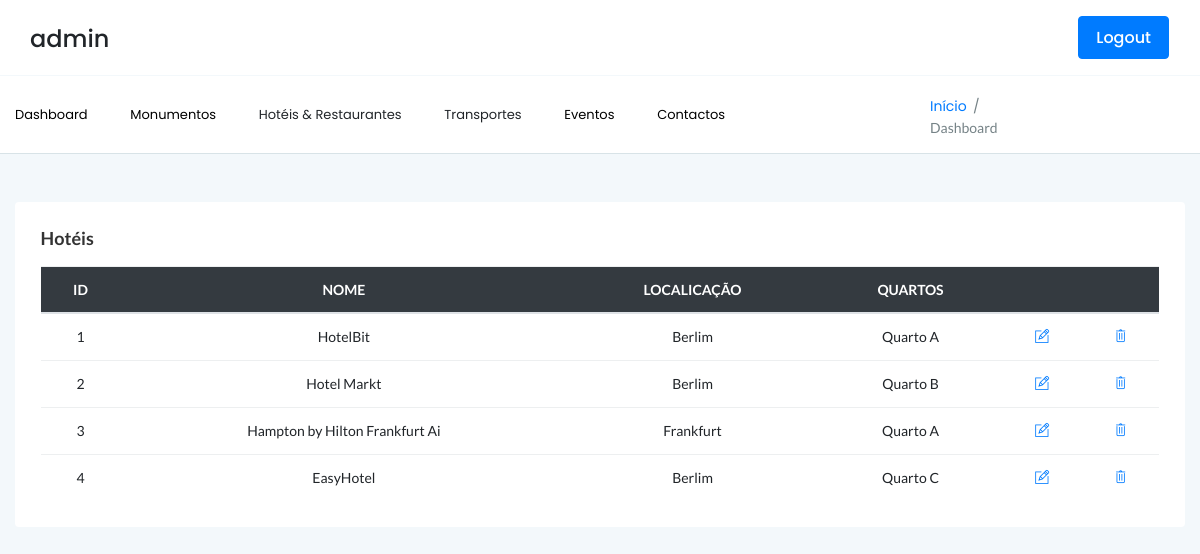
Page /dashboardHoteisList.php (signed in) on the earlier database version.
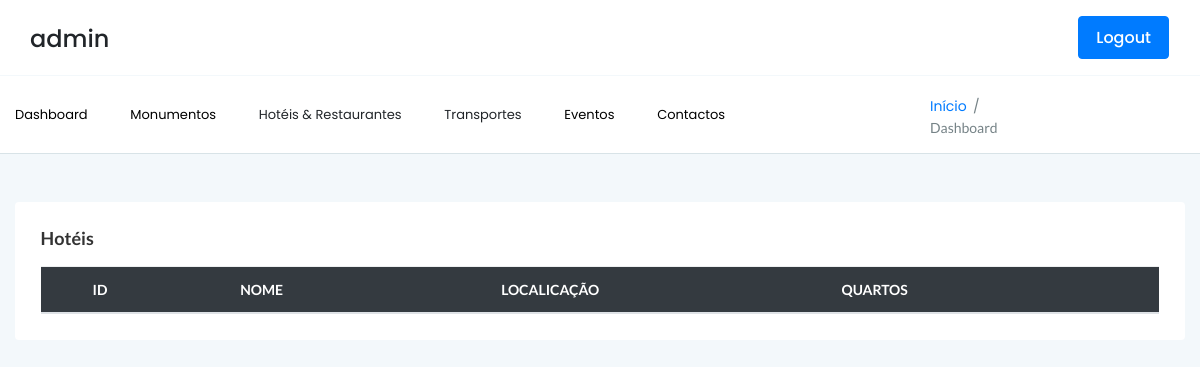
Same page on the later database version.
### tables this page shows
create table adm(
id int primary key auto_increment,
email varchar(30) not null,
nome varchar(50) not null,
pass varchar(150) not null
);

create table hotel(
id_hotel int AUTO_INCREMENT primary key,
nome varchar(30) not null,
localizacao varchar(30) not null,
quartos varchar(30) not null,
foto_hotel varchar(250) DEFAULT NULL
);

### dashboardHoteisList.php (the view, shortened to what this page needs)
<?php
require_once 'conecao.php';
$query = "SELECT * FROM hotel ORDER BY id_hotel";
$result = mysqli_query($conn, $query);
?>
<!doctype html>
<html class="no-js" lang="en">
<head>
    <link rel="stylesheet" href="assetsAdmin/css/bootstrap.min.css">
    <link rel="stylesheet" href="assetsAdmin/css/font-awesome.min.css">
    <link rel="stylesheet" href="assetsAdmin/css/themify-icons.css">
    <link rel="stylesheet" href="assetsAdmin/css/metisMenu.css">
    <link rel="stylesheet" href="assetsAdmin/css/owl.carousel.min.css">
    <link rel="stylesheet" href="assetsAdmin/css/slicknav.min.css">
    <link rel="stylesheet" href="https://www.amcharts.com/lib/3/plugins/export/export.css" type="text/css" media="all" />
    <link rel="stylesheet" href="assetsAdmin/css/typography.css">
    <link rel="stylesheet" href="assetsAdmin/css/default-css.css">
    <link rel="stylesheet" href="assetsAdmin/css/styles.css">
    <link rel="stylesheet" href="assetsAdmin/css/responsive.css">
</head>
<body class="body-bg">
    <div class="horizontal-main-wrapper">
        <?php
        require_once 'dashboardNavbar.php';
        ?>
        <div class="main-content-inner">
            <div class="container">
                <div class="row">
                    <div class="col-lg-12 mt-5">
                        <div class="card">
                            <div class="card-body">
                                <h4 class="header-title ">Hotéis</h4>
                                <div class="single-table">
                                    <div class="table-responsive">
                                        <table class="table text-center">
                                            <thead class="text-uppercase bg-dark">
                                                <tr class="text-white">
                                                    <th scope="col">ID</th>
                                                    <th scope="col">Nome</th>
                                                    <th scope="col">Localicação</th>
                                                    <th scope="col">quartos</th>
                                                    <th scope="col"></th>
                                                    <th scope="col"></th>
                                                </tr>
                                            </thead>
                                            <tbody>
                                                <?php
                                                while ($row = $result->fetch_object()) {
                                                    echo "<tr>";
                                                    echo "<td>" . $row->id_hotel . "</td><td>" . $row->nome . "</td>";
                                                    echo "<td>" . $row->localizacao . "</td><td>" . $row->quartos . "</td>";
                                                    echo "<td><a href='edithotel.php?id_hotel=$row->id_hotel' name='edit'><i class='ti-pencil-alt'></i></a></td>";
                                                    echo "<td><a href='deletehotel.php?id_hotel=$row->id_hotel' name='delete'><i class='ti-trash'></i></a></td>";
                                                    echo "</tr>";
                                                }
                                                ?>
                                            </tbody>
                                        </table>
                                    </div>
                                </div>
                            </div>
                        </div>
                    </div>
                </div>
            </div>
        </div>
    </div>
</body>
</html>

### dashboardNavbar.php (shortened to what this page needs)
<?php
require_once 'conecao.php';
$query = "SELECT nome FROM adm WHERE id";
$queryadm = mysqli_query($conn, $query);
if ($queryadm->num_rows) {
    $row = $queryadm->fetch_object();
    $adm = $row->nome;
}
?>
<div class="mainheader-area">
    <div class="container">
        <div class="row align-items-center">
            <div class="col-md-3">
                <div class="col-sm-6">
                    <div class="breadcrumbs-area clearfix">
                        <ul class="breadcrumbs pull-left">
                            <p><?php echo "<h4>".$adm."</h4>";?></p>
                        </ul>
                    </div>
                </div>
            </div>
            <div class="col-md-9 clearfix text-right">
                <div class="clearfix d-md-inline-block d-block">
                    <div class="m-3">
                        <a class="btn btn-primary" href="logout.php">
                            <h6>Logout</h6>
                        </a>
                    </div>
                </div>
            </div>
        </div>
    </div>
</div>
<div class="header-area header-bottom">
    <div class="container">
        <div class="row align-items-center">
            <div class="col-lg-9  d-none d-lg-block">
                <div class="horizontal-menu">
                    <nav>
                        <ul id="nav_menu">
                            <li>
                                <a href="dashboard.php"><span>Dashboard</span></a>
                            </li>
                            <li>
                                <a href=""><span>Monumentos</span></a>
                            </li>
                            <li>
                                <a><span>Hotéis & Restaurantes</span></a>
                            </li>
                            <li>
                                <a><span>Transportes</span></a>
                            </li>
                            <li class="mega-menu">
                                <a href=""><span>Eventos</span></a>
                            </li>
                            <li class="mega-menu">
                                <a href="dashboardContato.php"><span>Contactos</span></a>
                            </li>
                        </ul>
                    </nav>
                </div>
            </div>
            <div class="col-md-3">
                <div class="col-sm-6">
                    <div class="breadcrumbs-area clearfix">
                        <ul class="breadcrumbs pull-left">
                            <li><a href="dashboard.php">Início</a></li>
                            <li><span>Dashboard</span></li>
                        </ul>
                    </div>
                </div>
            </div>
        </div>
    </div>
</div>

### assetsAdmin/css/styles.css (style rules this page uses)
.card { border: none; border-radius: 4px; background-color: #fff; -webkit-transition: all 0.3s ease 0s; transition: all 0.3s ease 0s; }
.card-body { padding: 25.6px; padding: 1.6rem; }
.main-content-inner { padding: 0 30px 50px; }
.body-bg { background: #F3F8FB; }
.horizontal-main-wrapper { min-height: 100vh; }
.horizontal-main-wrapper .container { max-width: 1440px; }
.horizontal-main-wrapper .header-area, .horizontal-main-wrapper .mainheader-area { padding-left: 0; padding-right: 0; }
.horizontal-main-wrapper .main-content-inner { padding: 0 0 50px; }
.mainheader-area { background: #fff; border-bottom: 1px solid #f3f8fb; padding-left: 15px; position: relative; z-index: 99; }
.horizontal-menu { position: relative; }
.horizontal-menu ul li { display: inline-block; position: relative; }
.horizontal-menu ul li a { display: block; font-size: 13px; padding: 10px 20px; color: #000000; text-transform: capitalize; }
.horizontal-menu nav>ul>li:first-child>a { padding-left: 0; }
.horizontal-menu .mega-menu { position: inherit; }
.slicknav_nav .slicknav_row, .slicknav_nav a { text-transform: capitalize; }
.header-area { padding: 15px 30px; background: #fff; border-bottom: 1px solid #d8e3e7; }
ul.breadcrumbs { margin-top: 4px; }
.breadcrumbs li { display: inline-block; }
.breadcrumbs li a, .breadcrumbs li span { display: block; font-size: 14px; font-weight: 400; color: #007BFF; letter-spacing: 0; margin-right: 16px; position: relative; }
.breadcrumbs li a:before { content: '/'; color: #768387; position: absolute; right: -13px; top: 0; }
.breadcrumbs li span { margin-right: 0; color: #768387; text-transform: capitalize; }
.header-title { font-family: 'Lato', sans-serif; font-size: 18px; font-weight: 600; letter-spacing: 0; color: #333; text-transform: capitalize; margin-bottom: 17px; }
.btn { padding: 11px 17px; font-size: 13px; letter-spacing: 0; }
.single-table .table { margin-bottom: 0; }
table tr th { border-bottom: none; }
table tr th, table tr td { border-top: 1px solid rgba(120, 130, 140, 0.13) !important; }
table tr td [class^="ti-"] { cursor: pointer; }

Differences in the rows shown:
removed hotel: id_hotel "1", nome "HotelBit", localizacao "Berlim", quartos "Quarto A"
removed hotel: id_hotel "2", nome "Hotel Markt", localizacao "Berlim", quartos "Quarto B"
removed hotel: id_hotel "3", nome "Hampton by Hilton Frankfurt Ai", localizacao "Frankfurt", quartos "Quarto A"
removed hotel: id_hotel "4", nome "EasyHotel", localizacao "Berlim", quartos "Quarto C"
